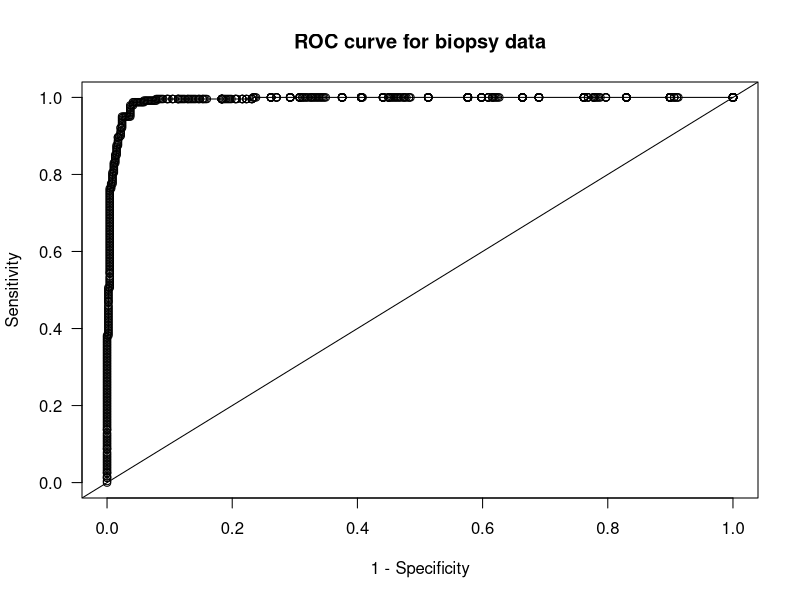
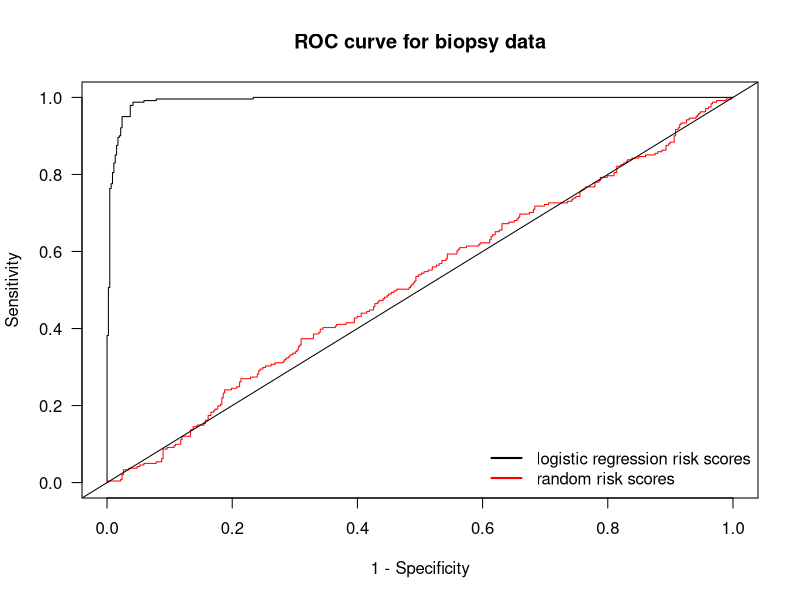
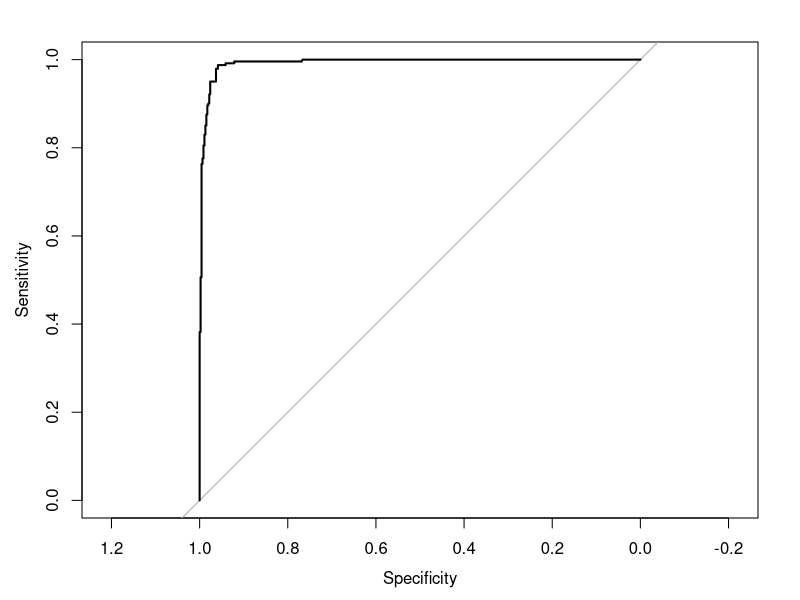
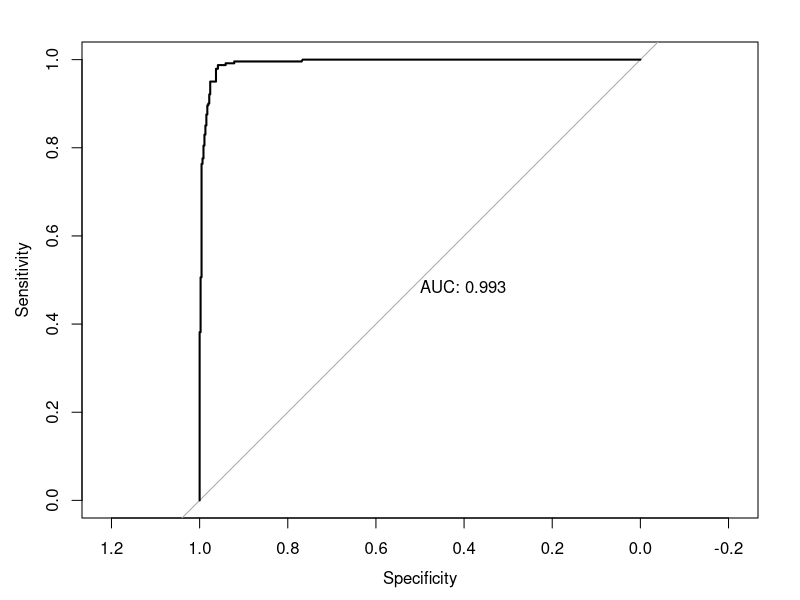
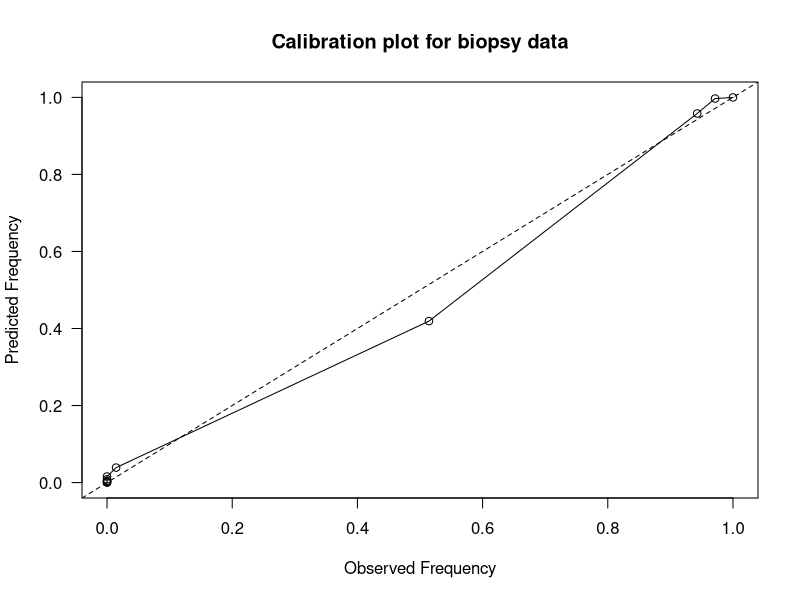

Write R code to recreate these figures, in order.
## ---- chunk 1
library(MASS)
data(biopsy)
head(biopsy)
## Look at number of "benign" and "malignant" tumors
table(biopsy$class)
biopsy$tumor.type <- ifelse(biopsy$class=="malignant", 1, 0)
table(biopsy$tumor.type)
## ---- chunk 2
logreg.model <- glm(tumor.type ~ V1 + V3 + V4 + V7 + V8, family="binomial", data=biopsy)
risk.score <- logreg.model$fitted.values
## ---- chunk 3
Sensitivity <- function(thresh, Y, risk.score) {
    sum((risk.score >= thresh)*Y)/sum(Y)
}
Specificity <- function(thresh, Y, risk.score) {
    sum((risk.score < thresh)*(1 - Y))/sum(1 - Y)
}
Sensitivity(0.5, Y=biopsy$tumor.type, risk.score)
Specificity(0.5, Y=biopsy$tumor.type, risk.score)
## ---- chunk 4
sorted.riskscores <- c(1, sort(risk.score, decreasing=TRUE), 0) 
mm <- length(sorted.riskscores)
roc.y <- roc.x <- rep(0, mm)
for(k in 1:mm) {
   thresh.val <- sorted.riskscores[k]
   roc.y[k] <- Sensitivity(thresh.val, Y=biopsy$tumor.type, risk.score)
   roc.x[k] <- 1 - Specificity(thresh.val, Y=biopsy$tumor.type, risk.score)
}
plot(roc.x, roc.y, main="ROC curve for biopsy data", xlab="1 - Specificity",
     ylab="Sensitivity", las=1)
lines(roc.x, roc.y, type="s")
abline(0, 1)
## ---- chunk 5
rr <- runif(nrow(biopsy))
sorted.rr <- c(1, sort(rr, decreasing=TRUE), 0) 
mm <- length(sorted.rr)
roc.random.y <- roc.random.x <- rep(0, mm)
for(k in 1:mm) {
   thresh.val <- sorted.rr[k]
   roc.random.y[k] <- Sensitivity(thresh.val, Y=biopsy$tumor.type, rr)
   roc.random.x[k] <- 1 - Specificity(thresh.val, Y=biopsy$tumor.type, rr)
}
plot(roc.random.x, roc.random.y, main="ROC curve for biopsy data", xlab="1 - Specificity",
     ylab="Sensitivity", las=1, col="red", type="n")
lines(roc.random.x, roc.random.y, type="s", col="red")
lines(roc.x, roc.y, type="s")
legend("bottomright", legend=c("logistic regression risk scores", "random risk scores"),
       col=c("black", "red"), lwd=2, bty='n')
abline(0, 1)
## ---- chunk 6
AUC.biopsy <- sum(roc.y[-length(roc.y)]*diff(roc.x))
round(AUC.biopsy, 4)
## ---- chunk 7
library(pROC)
roc.biopsy <- roc(biopsy$tumor.type, risk.score)
## ---- chunk 8
auc( roc.biopsy )
## ---- chunk 9
plot(roc.biopsy)
## ---- chunk 10
plot(roc.biopsy, print.auc=TRUE)
## ---- chunk 11
rr <- c(0, quantile(risk.score, prob=seq(0.1, 0.9, by=0.1)), 1)
rr
## ---- chunk 12
observed.freq <- pred.freq <- rep(0, 10)
for(k in 2:11) {
   ind <- risk.score <= rr[k] & risk.score > rr[k-1] # stratum indicators
   observed.freq[k] <- sum(biopsy$tumor.type[ind])/sum(ind)
   pred.freq[k] <- sum(risk.score[ind])/sum(ind)
}
plot(observed.freq, pred.freq, xlab="Observed Frequency",
     ylab = "Predicted Frequency",
     las=1, main="Calibration plot for biopsy data")
lines(observed.freq, pred.freq)
abline(0, 1, lty=2)
## ---- chunk 13
lm(pred.freq ~ observed.freq)
